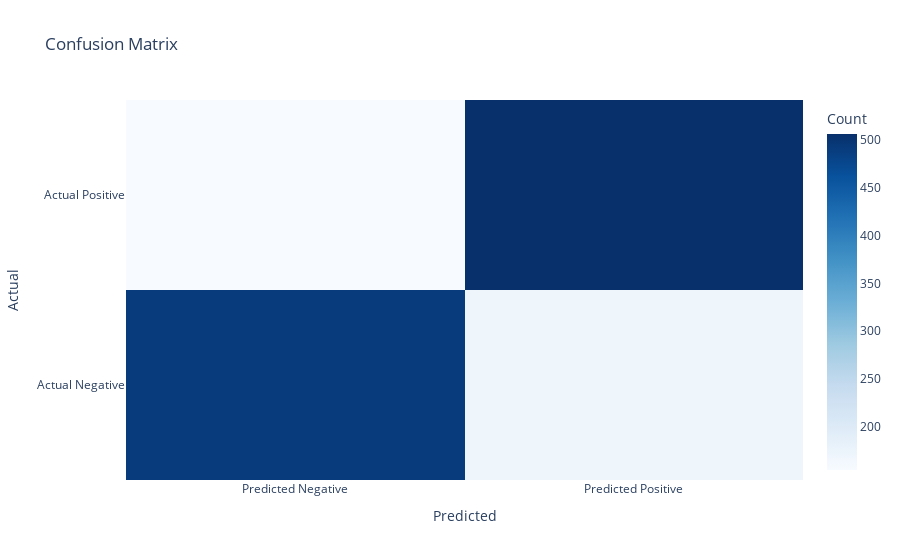

Source (notebook cell):
### Code cell
import plotly.graph_objects as go
import numpy as np

# Sample confusion matrix
conf_matrix = np.array([[491, 170],[155, 506]])

fig = go.Figure(data=go.Heatmap(
        z=conf_matrix,
        x=['Predicted Negative', 'Predicted Positive'],
        y=['Actual Negative', 'Actual Positive'],
        colorscale='Blues',
        colorbar=dict(title='Count'),
        zmin=0
))

fig.update_layout(title='Confusion Matrix',
                  xaxis_title='Predicted',
                  yaxis_title='Actual')

fig.show()

### Figure 1 — Plotly figure (JSON) as saved in the notebook; plotly's stock layout.template omitted (floating-point values rounded to 4 significant figures)
{"data": [{"colorbar": {"title": {"text": "Count"}}, "colorscale": [[0, "rgb(247,251,255)"], [0.125, "rgb(222,235,247)"], [0.25, "rgb(198,219,239)"], [0.375, "rgb(158,202,225)"], [0.5, "rgb(107,174,214)"], [0.625, "rgb(66,146,198)"], [0.75, "rgb(33,113,181)"], [0.875, "rgb(8,81,156)"], [1, "rgb(8,48,107)"]], "type": "heatmap", "x": ["Predicted Negative", "Predicted Positive"], "y": ["Actual Negative", "Actual Positive"], "z": [[491, 170], [155, 506]], "zmin": 0}], "layout": {"autosize": true, "title": {"text": "Confusion Matrix"}, "xaxis": {"autorange": true, "range": [-0.5, 1.5], "title": {"text": "Predicted"}, "type": "category"}, "yaxis": {"autorange": true, "range": [-0.5, 1.5], "title": {"text": "Actual"}, "type": "category"}}}
